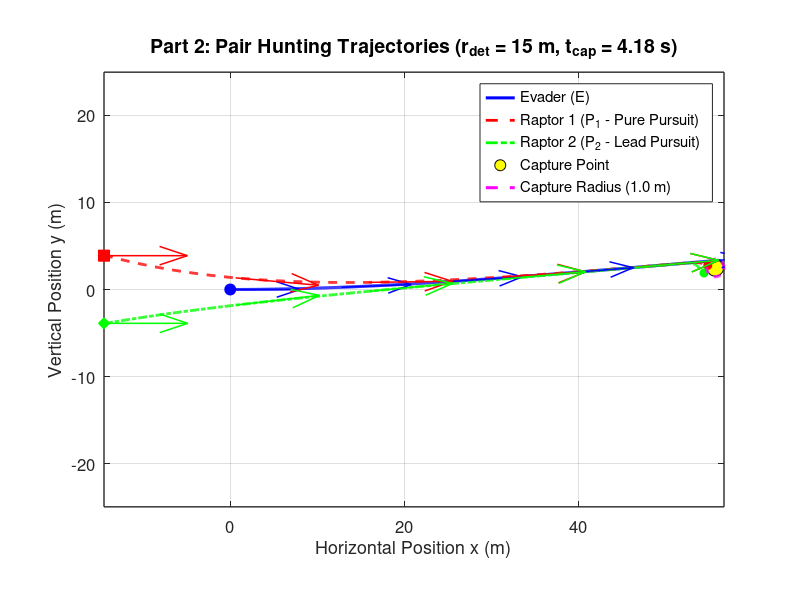
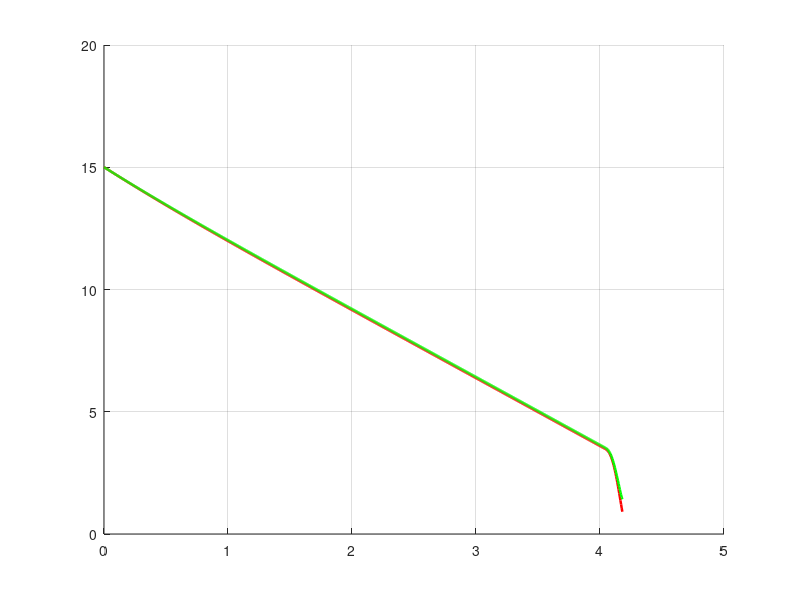

Write MATLAB code to recreate these figures, in order. (Note: this script raises an error after producing the figures.)
% pair_pursuit.m
% Part 2: Cooperative Pair Hunting (Pure Pursuit + Lead Pursuit Pincer)
clear; clc; close all;

%% 1. Model Parameters
v_p = 60 / 3.6;          % Pursuer speed (16.67 m/s)
v_e = 50 / 3.6;          % Evader speed (13.89 m/s)
R_p = 1.5;               % Pursuer min turning radius (m)
R_e = 0.5;               % Evader min turning radius (m)

w_p_max = v_p / R_p;     % Max angular velocity of pursuer (11.11 rad/s)
w_e_max = v_e / R_e;     % Max angular velocity of evader (27.78 rad/s)

l_cap = 1.0;             % Capture radius (m)
r_det = 25.0;            % Initial detection distance (m) [15, 50]
r_jink = 3.5;            % Critical jink distance (m)
tau_max = 0.6;           % Max look-ahead time for P2 lead pursuit (s)
T_max = 15.0;            % Raptor stamina limit (s)
dt = 0.005;              % Time step (s)
N = round(T_max / dt);
start_distances = [15, 20, 25, 30, 35];
flank_angles = deg2rad([15, 20, 25, 30, 35]);
plot_folder = fullfile(pwd, 'strategy_2_plots');
if ~exist(plot_folder, 'dir')
    mkdir(plot_folder);
end

for scenario = 1:5
r_det = start_distances(scenario);
%% 2. Initial Conditions (t = 0)
alpha = flank_angles(scenario);

% Preallocate state arrays
x_E  = zeros(1, N); y_E  = zeros(1, N); theta_E  = zeros(1, N);
x_P1 = zeros(1, N); y_P1 = zeros(1, N); theta_P1 = zeros(1, N);
x_P2 = zeros(1, N); y_P2 = zeros(1, N); theta_P2 = zeros(1, N);
d1 = zeros(1, N); d2 = zeros(1, N);
t_vec = (0:N-1) * dt;

% Evader starts at origin facing +x
x_E(1) = 0; y_E(1) = 0; theta_E(1) = 0;

% Pursuer 1 (Top/Left Flank) & Pursuer 2 (Bottom/Right Flank)
x_P1(1) = -r_det * cos(alpha);  y_P1(1) =  r_det * sin(alpha);  theta_P1(1) = 0;
x_P2(1) = -r_det * cos(-alpha); y_P2(1) =  r_det * sin(-alpha); theta_P2(1) = 0;

captured = false;
end_idx = N;
jink_dir = 0;

%% 3. Time-Stepping Simulation Loop (Forward Euler)
for k = 1:N-1
    d1(k) = hypot(x_E(k) - x_P1(k), y_E(k) - y_P1(k));
    d2(k) = hypot(x_E(k) - x_P2(k), y_E(k) - y_P2(k));
    
    if min(d1(k), d2(k)) <= l_cap
        captured = true;
        end_idx = k;
        break;
    end
    
    % --- Pursuer 1 Control: Pure Pursuit (Direct Line-of-Sight) ---
    theta_LOS1 = atan2(y_E(k) - y_P1(k), x_E(k) - x_P1(k));
    dtheta_P1 = atan2(sin(theta_LOS1 - theta_P1(k)), cos(theta_LOS1 - theta_P1(k)));
    if abs(dtheta_P1) <= w_p_max * dt
        w_P1 = dtheta_P1 / dt;
    else
        w_P1 = w_p_max * sign(dtheta_P1);
    end
    
    % --- Pursuer 2 Control: Cooperative Lead Pursuit ---
    tau = min(tau_max, d2(k) / v_p);
    x_lead = x_E(k) + tau * v_e * cos(theta_E(k));
    y_lead = y_E(k) + tau * v_e * sin(theta_E(k));
    
    theta_LOS2 = atan2(y_lead - y_P2(k), x_lead - x_P2(k));
    dtheta_P2 = atan2(sin(theta_LOS2 - theta_P2(k)), cos(theta_LOS2 - theta_P2(k)));
    if abs(dtheta_P2) <= w_p_max * dt
        w_P2 = dtheta_P2 / dt;
    else
        w_P2 = w_p_max * sign(dtheta_P2);
    end
    
    % --- Evader Control: Commit to the first jink direction ---
    if jink_dir ~= 0
        w_E = jink_dir * w_e_max;
    elseif d1(k) <= r_jink || d2(k) <= r_jink
        if d1(k) <= d2(k)
            jink_dir = -1;
        else
            jink_dir = 1;
        end
        w_E = jink_dir * w_e_max;
    else
        vx_threat = (x_E(k) - x_P1(k))/d1(k) + (x_E(k) - x_P2(k))/d2(k);
        vy_threat = (y_E(k) - y_P1(k))/d1(k) + (y_E(k) - y_P2(k))/d2(k);
        theta_flee = atan2(vy_threat, vx_threat);
        dtheta_E = atan2(sin(theta_flee - theta_E(k)), cos(theta_flee - theta_E(k)));
        if abs(dtheta_E) <= w_e_max * dt
            w_E = dtheta_E / dt;
        else
            w_E = w_e_max * sign(dtheta_E);
        end
    end
    
    % --- Euler Kinematic Updates ---
    x_P1(k+1) = x_P1(k) + v_p * cos(theta_P1(k)) * dt;
    y_P1(k+1) = y_P1(k) + v_p * sin(theta_P1(k)) * dt;
    theta_P1(k+1) = theta_P1(k) + w_P1 * dt;
    
    x_P2(k+1) = x_P2(k) + v_p * cos(theta_P2(k)) * dt;
    y_P2(k+1) = y_P2(k) + v_p * sin(theta_P2(k)) * dt;
    theta_P2(k+1) = theta_P2(k) + w_P2 * dt;
    
    x_E(k+1) = x_E(k) + v_e * cos(theta_E(k)) * dt;
    y_E(k+1) = y_E(k) + v_e * sin(theta_E(k)) * dt;
    theta_E(k+1) = theta_E(k) + w_E * dt;
end

d1(end_idx) = hypot(x_E(end_idx) - x_P1(end_idx), y_E(end_idx) - y_P1(end_idx));
d2(end_idx) = hypot(x_E(end_idx) - x_P2(end_idx), y_E(end_idx) - y_P2(end_idx));

%% 4. Figure 1: Combined 2D Trajectory Plot (All 3 Players on Same Axis)
figure('Color', 'w', 'Position', [80, 80, 1050, 700]);
hold on; grid on; axis equal;

% Plot all 3 trajectories on the same axis
plot(x_E(1:end_idx),  y_E(1:end_idx),  'b-',  'LineWidth', 2.2, 'DisplayName', 'Evader (E)');
plot(x_P1(1:end_idx), y_P1(1:end_idx), 'r--', 'LineWidth', 2.0, 'DisplayName', 'Raptor 1 (P_1 - Pure Pursuit)');
plot(x_P2(1:end_idx), y_P2(1:end_idx), 'g-.', 'LineWidth', 2.0, 'DisplayName', 'Raptor 2 (P_2 - Lead Pursuit)');

% Plot Start Positions (t = 0)
plot(x_E(1),  y_E(1),  'bo', 'MarkerSize', 8, 'MarkerFaceColor', 'b', 'HandleVisibility', 'off');
plot(x_P1(1), y_P1(1), 'rs', 'MarkerSize', 8, 'MarkerFaceColor', 'r', 'HandleVisibility', 'off');
plot(x_P2(1), y_P2(1), 'gd', 'MarkerSize', 8, 'MarkerFaceColor', 'g', 'HandleVisibility', 'off');

% Plot Final/Capture Positions
plot(x_E(end_idx),  y_E(end_idx),  'ko', 'MarkerSize', 12, ...
    'MarkerFaceColor', 'y', 'DisplayName', 'Capture Point');
plot(x_P1(end_idx), y_P1(end_idx), 'ro', 'MarkerSize', 6, 'MarkerFaceColor', 'r', 'HandleVisibility', 'off');
plot(x_P2(end_idx), y_P2(end_idx), 'go', 'MarkerSize', 6, 'MarkerFaceColor', 'g', 'HandleVisibility', 'off');

% Plot Capture Radius Circle around Evader's Final Position
th_circ = linspace(0, 2*pi, 100);
plot(x_E(end_idx) + l_cap*cos(th_circ), y_E(end_idx) + l_cap*sin(th_circ), ...
    'm--', 'LineWidth', 2.2, 'DisplayName', 'Capture Radius (1.0 m)');

% Plot Heading Arrows along the Path
arrow_end = max(1, end_idx - round(0.5 / dt));
if arrow_end > 1
    idx_arrows = round(linspace(1, arrow_end, 5));
    quiver(x_E(idx_arrows),  y_E(idx_arrows),  cos(theta_E(idx_arrows)),  sin(theta_E(idx_arrows)),  0.35, 'b', 'LineWidth', 1.1, 'HandleVisibility', 'off');
    quiver(x_P1(idx_arrows), y_P1(idx_arrows), cos(theta_P1(idx_arrows)), sin(theta_P1(idx_arrows)), 0.35, 'r', 'LineWidth', 1.1, 'HandleVisibility', 'off');
    quiver(x_P2(idx_arrows), y_P2(idx_arrows), cos(theta_P2(idx_arrows)), sin(theta_P2(idx_arrows)), 0.35, 'g', 'LineWidth', 1.1, 'HandleVisibility', 'off');
end

set(gca, 'FontSize', 12, 'LineWidth', 1.0, 'Box', 'on');
xlabel('Horizontal Position x (m)', 'FontSize', 13);
ylabel('Vertical Position y (m)', 'FontSize', 13);
title(sprintf('Part 2: Pair Hunting Trajectories (r_{det} = %.0f m, t_{cap} = %.2f s)', ...
    r_det, t_vec(end_idx)), 'FontSize', 14);
legend('Location', 'best');
exportgraphics(gcf, fullfile(plot_folder, sprintf('scenario_%d_trajectory.png', scenario)), 'Resolution', 200);

%% 5. Figure 2: Separation Distance Plot
figure('Color', 'w', 'Position', [180, 120, 850, 550]);
hold on; grid on;
plot(t_vec(1:end_idx), d1(1:end_idx), 'r-', 'LineWidth', 1.8, 'DisplayName', 'd_1(t) (Raptor 1)');
plot(t_vec(1:end_idx), d2(1:end_idx), 'g-', 'LineWidth', 1.8, 'DisplayName', 'd_2(t) (Raptor 2)');
yline(l_cap, 'k--', 'Capture Threshold (l = 1.0 m)', 'LineWidth', 1.5, 'HandleVisibility', 'off');
set(gca, 'FontSize', 12, 'LineWidth', 1.0, 'Box', 'on');
xlabel('Time t (s)', 'FontSize', 13);
ylabel('Distance to Prey (m)', 'FontSize', 13);
title('Part 2: Pair Separation Distances vs. Time', 'FontSize', 14);
legend('Location', 'southoutside', 'NumColumns', 2);
exportgraphics(gcf, fullfile(plot_folder, sprintf('scenario_%d_separation.png', scenario)), 'Resolution', 200);
close all;
end

%% 6. Jink-Distance Sweep: Capture Time Histogram
jink_distances = 1.0:0.25:8.0;
capture_times = zeros(5, numel(jink_distances));

for scenario = 1:5
    for j = 1:numel(jink_distances)
        capture_times(scenario, j) = simulate_capture_time( ...
            start_distances(scenario), flank_angles(scenario), ...
            jink_distances(j), v_p, v_e, R_p, R_e, l_cap, ...
            tau_max, T_max, dt);
    end
end

figure('Color', 'w', 'Position', [80, 80, 1200, 850]);
for scenario = 1:5
    subplot(3, 2, scenario);
    bar(jink_distances, capture_times(scenario, :), 1.0, ...
        'FaceColor', [0.25, 0.65, 0.35], 'EdgeColor', 'none');
    hold on; grid on;

    [max_capture_time, max_idx] = max(capture_times(scenario, :));
    plot(jink_distances(max_idx), max_capture_time, 'r^', ...
        'MarkerSize', 9, 'MarkerFaceColor', 'r');
    xline(jink_distances(max_idx), 'r--', 'LineWidth', 1.2);

    xlabel('Jink distance (m)');
    ylabel('Capture time (s)');
    title(sprintf('Scenario %d (r_{det} = %.0f m)', ...
        scenario, start_distances(scenario)));
    legend('Capture time', sprintf('Maximum: %.2f m', jink_distances(max_idx)), ...
        'Location', 'best');
    set(gca, 'FontSize', 10, 'Box', 'on');
end

sgtitle('Strategy 2: Capture Time for a Range of Jink Distances');
exportgraphics(gcf, fullfile(plot_folder, 'jink_distance_capture_time.png'), ...
    'Resolution', 200);
close all;

fprintf('Strategy 2 maximum capture times by scenario:\n');
for scenario = 1:5
    [max_capture_time, max_idx] = max(capture_times(scenario, :));
    fprintf('  Scenario %d: %.2f m jink distance -> %.2f s capture time\n', ...
        scenario, jink_distances(max_idx), max_capture_time);
end

function capture_time = simulate_capture_time(r_det, alpha, r_jink, ...
    v_p, v_e, R_p, R_e, l_cap, tau_max, T_max, dt)
    w_p_max = v_p / R_p;
    w_e_max = v_e / R_e;
    N = round(T_max / dt);

    x_E = 0;
    y_E = 0;
    theta_E = 0;
    x_P1 = -r_det * cos(alpha);
    y_P1 = r_det * sin(alpha);
    theta_P1 = 0;
    x_P2 = -r_det * cos(-alpha);
    y_P2 = r_det * sin(-alpha);
    theta_P2 = 0;
    capture_time = T_max;
    jink_dir = 0;

    for k = 1:N-1
        d1 = hypot(x_E - x_P1, y_E - y_P1);
        d2 = hypot(x_E - x_P2, y_E - y_P2);
        if min(d1, d2) <= l_cap
            capture_time = (k - 1) * dt;
            return;
        end

        theta_LOS1 = atan2(y_E - y_P1, x_E - x_P1);
        dtheta_P1 = atan2(sin(theta_LOS1 - theta_P1), ...
            cos(theta_LOS1 - theta_P1));
        if abs(dtheta_P1) <= w_p_max * dt
            w_P1 = dtheta_P1 / dt;
        else
            w_P1 = w_p_max * sign(dtheta_P1);
        end

        tau = min(tau_max, d2 / v_p);
        x_lead = x_E + tau * v_e * cos(theta_E);
        y_lead = y_E + tau * v_e * sin(theta_E);
        theta_LOS2 = atan2(y_lead - y_P2, x_lead - x_P2);
        dtheta_P2 = atan2(sin(theta_LOS2 - theta_P2), ...
            cos(theta_LOS2 - theta_P2));
        if abs(dtheta_P2) <= w_p_max * dt
            w_P2 = dtheta_P2 / dt;
        else
            w_P2 = w_p_max * sign(dtheta_P2);
        end

        if jink_dir ~= 0
            w_E = jink_dir * w_e_max;
        elseif d1 <= r_jink || d2 <= r_jink
            if d1 <= d2
                jink_dir = -1;
            else
                jink_dir = 1;
            end
            w_E = jink_dir * w_e_max;
        else
            vx_threat = (x_E - x_P1) / d1 + (x_E - x_P2) / d2;
            vy_threat = (y_E - y_P1) / d1 + (y_E - y_P2) / d2;
            theta_flee = atan2(vy_threat, vx_threat);
            dtheta_E = atan2(sin(theta_flee - theta_E), ...
                cos(theta_flee - theta_E));
            if abs(dtheta_E) <= w_e_max * dt
                w_E = dtheta_E / dt;
            else
                w_E = w_e_max * sign(dtheta_E);
            end
        end

        x_P1 = x_P1 + v_p * cos(theta_P1) * dt;
        y_P1 = y_P1 + v_p * sin(theta_P1) * dt;
        theta_P1 = theta_P1 + w_P1 * dt;
        x_P2 = x_P2 + v_p * cos(theta_P2) * dt;
        y_P2 = y_P2 + v_p * sin(theta_P2) * dt;
        theta_P2 = theta_P2 + w_P2 * dt;
        x_E = x_E + v_e * cos(theta_E) * dt;
        y_E = y_E + v_e * sin(theta_E) * dt;
        theta_E = theta_E + w_E * dt;
    end
end
